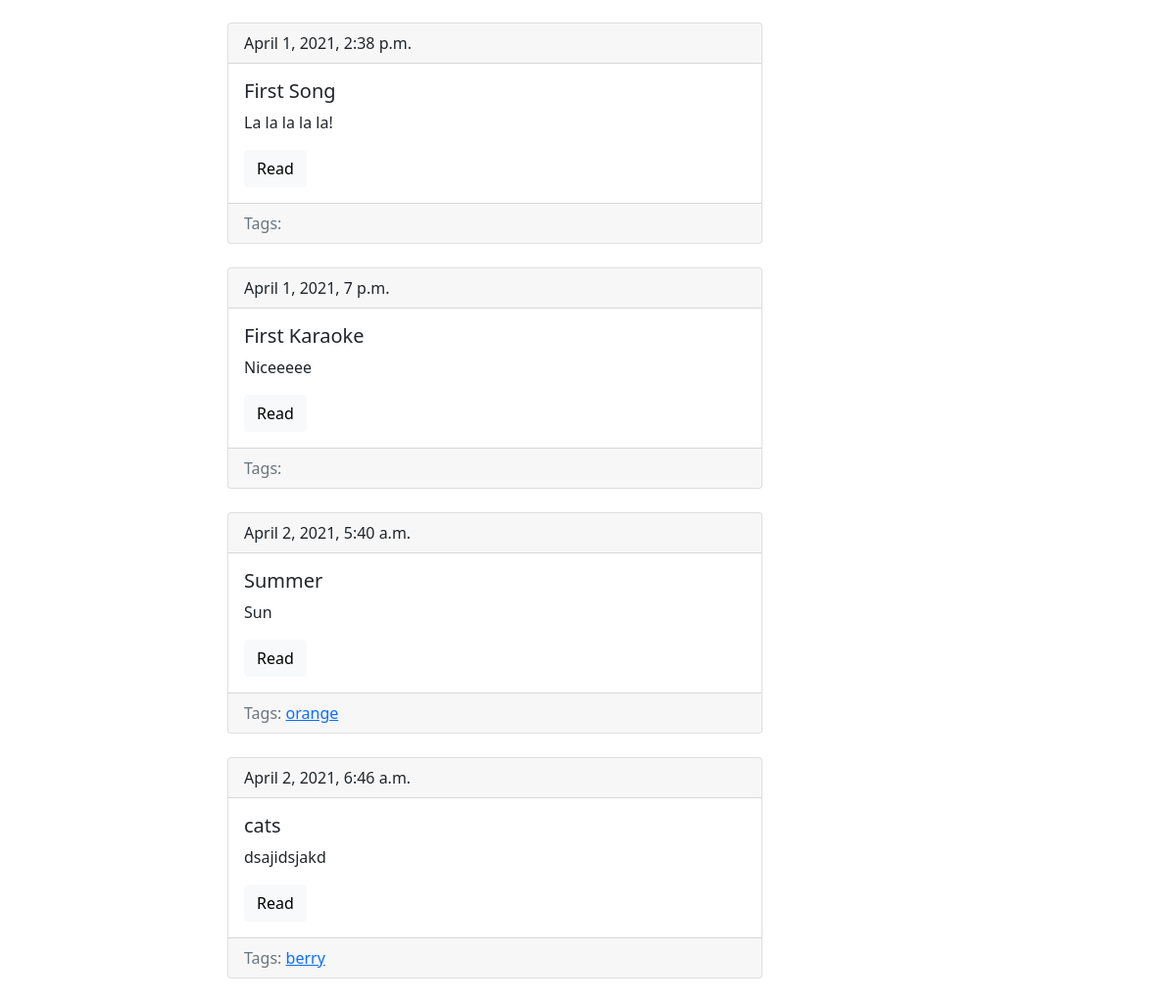
/blog/ (lower part), run on an earlier commit of the app's database.
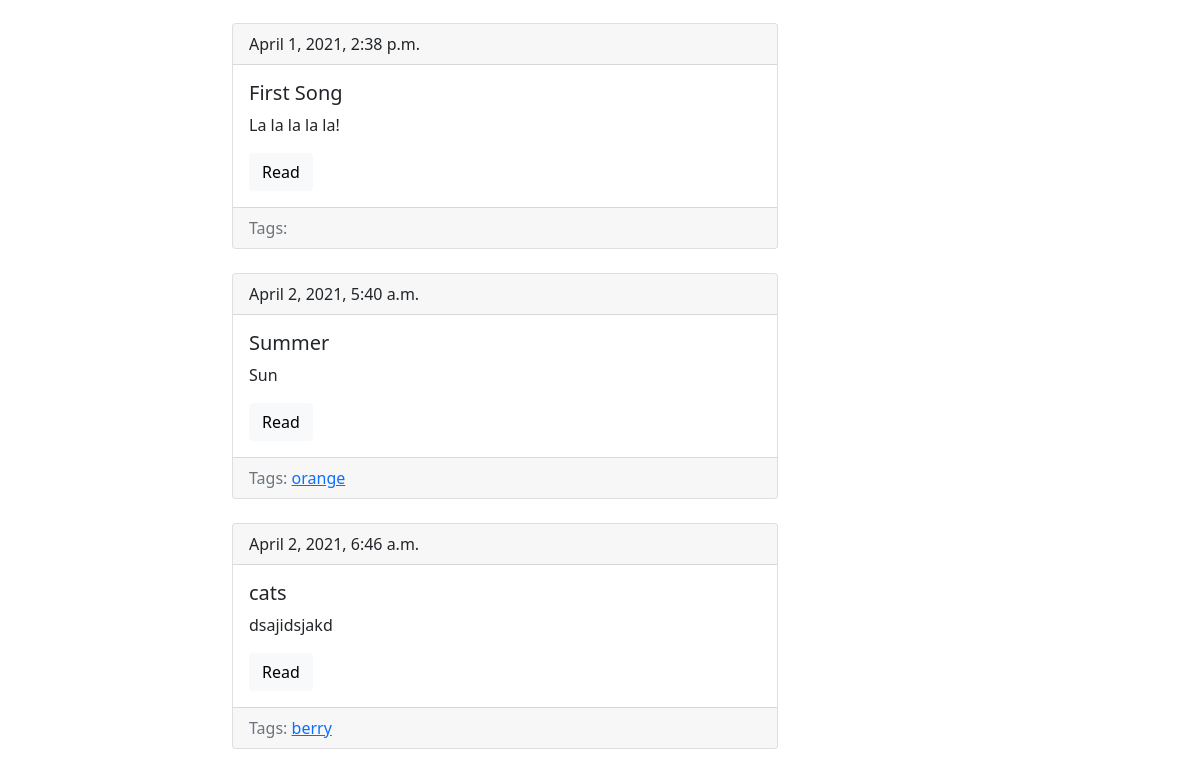
And on a later commit of the database.
### blog/models.py (models this page shows, shortened)
class Post(models.Model):
    title = models.CharField(max_length=150, db_index = True)
    slug = models.SlugField(max_length=150, unique=True, blank=True)
    body = models.TextField(blank=True, db_index=True)
    tags = models.ManyToManyField('Tag', blank=True, related_name='posts')
    date_pub = models.DateTimeField(auto_now_add=True)

class Tag(models.Model):
    title = models.CharField(max_length=50)
    slug = models.SlugField(max_length=50, unique=True)
    def get_absolute_url(self):
        return reverse('tag_detail_url', kwargs = {'slug':self.slug})

### blog/views.py (the view)
# urls.py: path('', posts_list, name='posts_list_url'),
def posts_list(request):
    posts = Post.objects.all()
    return render(request, 'blog/index.html', context = {'posts': posts})

### blog/templates/blog/index.html (shortened to what this page needs)
{% extends 'blog/base_blog.html'%}
{% block content %}
{% for post in posts %}
        {% include 'blog/includes/post_card_template.html'%}
{% endfor %}
{% endblock %}

### blog/templates/blog/includes/post_card_template.html
<div class="card mb-4">
    <div class="card-header">
        {{ post.date_pub }}
    </div>
    <div class="card-body">
        <h5 class="card-title">{{ post.title }}</h5>
        <p class="card-text">{{ post.body|truncatewords:15 }}</p>
        <a href="{% url 'post_detail_url' post.slug %}" class="btn btn-light">Read</a>
    </div>
    <div>
      <div class="card-footer text-muted">
          Tags:
          {% for tag in post.tags.all %}
          <a href="{{ tag.get_absolute_url }}">{{tag.title}}</a>
          {% endfor %}
          </div>
</div>
    </div>

What changed in the data, as far as the page shows it:
removed Post: date_pub "April 1, 2021, 7 p.m.", title "First Karaoke", body "Niceeeee"
